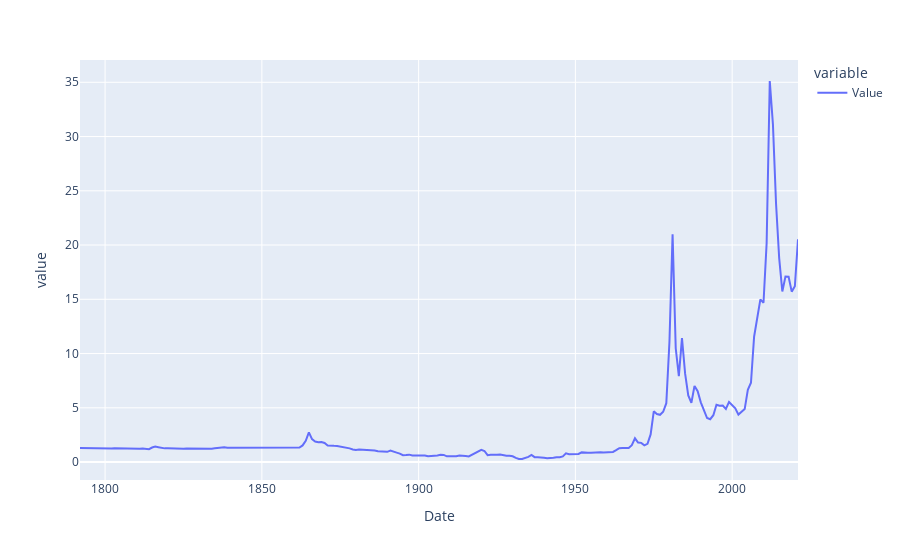

Source (notebook cell):
### Code cell
px.line(silver_log)

### Figure 1 — Plotly figure (JSON) as saved in the notebook; plotly's stock layout.template omitted (floating-point values rounded to 4 significant figures; data arrays with more than 128 entries replaced by an {"elided": "..."} marker saying what was removed)
{"data": [{"hovertemplate": "variable=Value<br>Date=%{x}<br>value=%{y}<extra></extra>", "legendgroup": "Value", "line": {"color": "#636efa", "dash": "solid"}, "mode": "lines", "name": "Value", "orientation": "v", "showlegend": true, "type": "scatter", "x": {"elided": "230 str values"}, "xaxis": "x", "y": {"elided": "230 float values"}, "yaxis": "y"}], "layout": {"autosize": true, "legend": {"title": {"text": "variable"}, "tracegroupgap": 0}, "margin": {"t": 60}, "xaxis": {"anchor": "y", "autorange": true, "domain": [0, 1], "range": ["1791-12-31", "2020-12-31"], "title": {"text": "Date"}, "type": "date"}, "yaxis": {"anchor": "x", "autorange": true, "domain": [0, 1], "range": [-1.656, 37.05], "title": {"text": "value"}, "type": "linear"}}}
